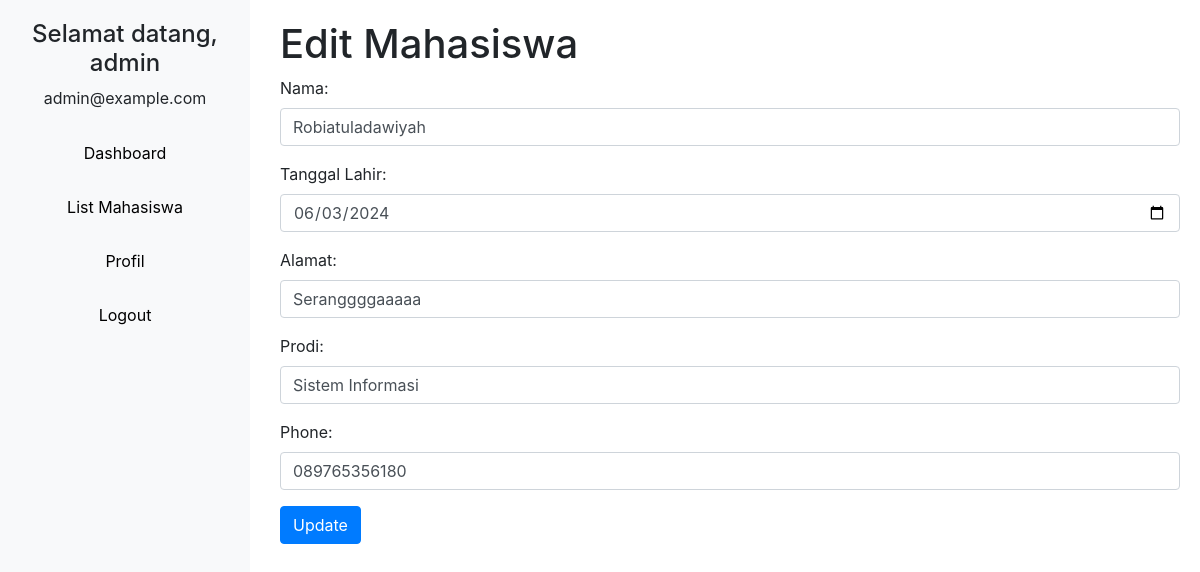
The app's page /edit_mahasiswa.php?nim=14022100027 (signed in) with its own data.
### tables this page shows
CREATE TABLE `profil` (
  `nim` varchar(20) NOT NULL,
  `nama` varchar(100) DEFAULT NULL,
  `tgl_lahir` date DEFAULT NULL,
  `alamat` varchar(100) DEFAULT NULL,
  `prodi` varchar(50) DEFAULT NULL,
  `phone` varchar(15) DEFAULT NULL
);

### edit_mahasiswa.php (the view, shortened to what this page needs)
<?php
include 'config.php';
$nim = $_GET['nim'];
$sql = "SELECT * FROM profil WHERE nim = '$nim'";
$result = $conn->query($sql);
$profile = $result->fetch_assoc();
?>
<!DOCTYPE html>
<html lang="en">
<head>
    <link rel="stylesheet" href="bootstrap-4.5.3-dist/css/bootstrap.min.css"></link>
</head>
<body>
<div class="sidebar">
    <h4 class="text-center">Selamat datang, <?php echo $_SESSION['username']; ?></h4>
    <p class="text-center"><?php echo $_SESSION['email']; ?></p>
    <a href="dashboard.php">Dashboard</a>
    <a href="list_mahasiswa.php">List Mahasiswa</a>
    <a href="profil.php">Profil</a>
    <a href="logout.php">Logout</a>
</div>
<div class="main-content">
    <h1>Edit Mahasiswa</h1>
    <form method="post" action="">
        <div class="form-group">
            <label for="nama">Nama:</label>
            <input type="text" class="form-control" id="nama" name="nama" value="<?php echo $profile['nama']; ?>" required>
        </div>
        <div class="form-group">
            <label for="tgl_lahir">Tanggal Lahir:</label>
            <input type="date" class="form-control" id="tgl_lahir" name="tgl_lahir" value="<?php echo $profile['tgl_lahir']; ?>" required>
        </div>
        <div class="form-group">
            <label for="alamat">Alamat:</label>
            <input type="text" class="form-control" id="alamat" name="alamat" value="<?php echo $profile['alamat']; ?>" required>
        </div>
        <div class="form-group">
            <label for="prodi">Prodi:</label>
            <input type="text" class="form-control" id="prodi" name="prodi" value="<?php echo $profile['prodi']; ?>" required>
        </div>
        <div class="form-group">
            <label for="phone">Phone:</label>
            <input type="text" class="form-control" id="phone" name="phone" value="<?php echo $profile['phone']; ?>" required>
        </div>
        <button type="submit" class="btn btn-primary">Update</button>
    </form>
</div>
</body>
</html>

### edit_mahasiswa.php (style rules this page uses)
.sidebar { height: 100%; width: 250px; position: fixed; top: 0; left: 0; background-color: #f8f9fa; padding-top: 20px; }
.sidebar a { padding: 15px; text-align: center; display: block; color: black; text-decoration: none; }
.main-content { margin-left: 260px; padding: 20px; }

### records on screen
profil: nama "Robiatuladawiyah", tgl_lahir "06/03/2024", alamat "Seranggggaaaaa", prodi "Sistem Informasi", phone "089765356180"

### other values on screen
$_SESSION['username'] "admin"
$_SESSION['email'] "admin@example.com"
